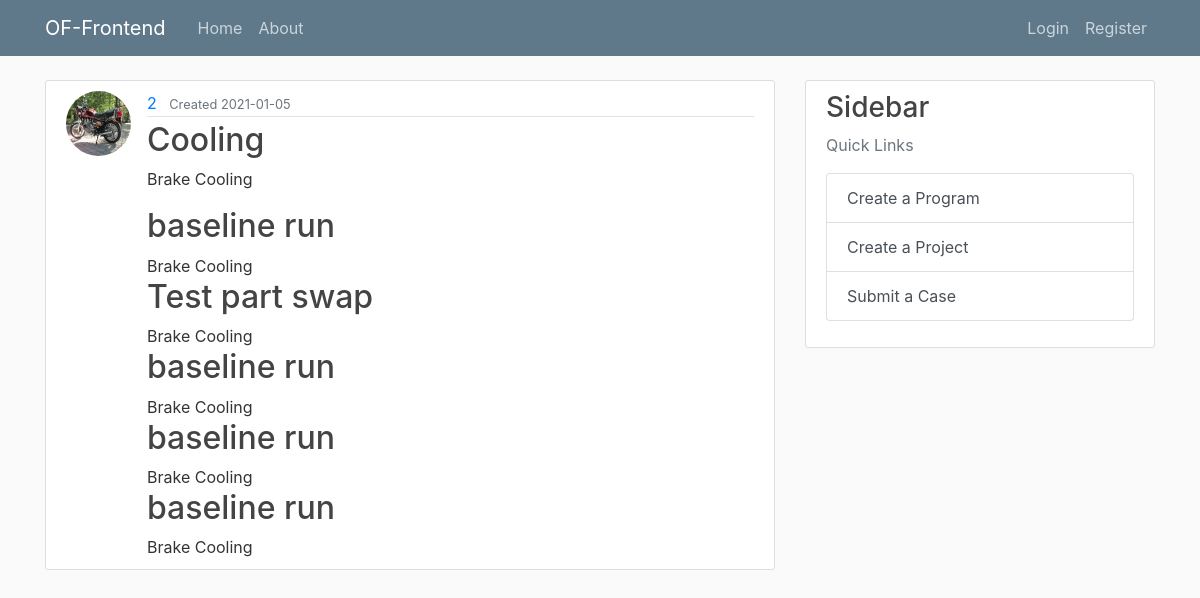
/project/1/, run on the app's committed database.
### flask_website/models.py (models this page shows, shortened)
class User(db.Model, UserMixin):
    __tablename__ = "user"
    id = db.Column(db.Integer, primary_key=True)
    username = db.Column(db.String(20), unique=True, nullable=False)
    email = db.Column(db.String(120), unique=True, nullable=False)
    image_file = db.Column(db.String(20), default="default.jpg")
    password = db.Column(db.String(60), nullable=False)
    creator_program = db.relationship("Program", backref="creator_program", lazy=True)
    creator_project = db.relationship("Project", backref="creator_project", lazy=True)

class Project(db.Model):
    __tablename__ = "project"
    id = db.Column(db.Integer, primary_key=True)
    name = db.Column(db.String(20), unique=True, nullable=False)
    description = db.Column(db.Text, unique=False, nullable=False)
    created_date = db.Column(
        db.DateTime, nullable=False, default=datetime.utcnow
    )  # auto
    created_by = db.Column(db.Integer, db.ForeignKey("user.id"), nullable=False)
    program_id = db.Column(db.Integer, db.ForeignKey("program.id"), nullable=False)
    program = db.relationship("Program", back_populates="project")
    case = db.relationship("Case", back_populates="project")  # forward

class Case(db.Model):
    __tablename__ = "case"
    id = db.Column(db.Integer, primary_key=True)
    name = db.Column(db.String(20), unique=False, nullable=False)
    description = db.Column(db.Text, unique=False, nullable=False)
    created_date = db.Column(db.DateTime, nullable=False, default=datetime.utcnow)
    created_by = db.Column(db.Integer, db.ForeignKey("user.id"), nullable=False)
    project_id = db.Column(db.Integer, db.ForeignKey("project.id"), nullable=False)
    model_id = db.Column(db.Integer, db.ForeignKey("model.id"), nullable=False)
    baseline_id = db.Column(db.Integer, ForeignKey("model.id"))
    ridemap_id = db.Column(db.Integer, db.ForeignKey("ridemap.id"), nullable=False)
    project = db.relationship("Project", back_populates="case")
    geometry_id = db.Column(db.Integer, ForeignKey("geomconfig.id"))

### flask_website/routes.py (the view)
@login_required
@app.route("/project/<int:project_id>/")
def project(project_id):
    project = Project.query.get_or_404(project_id)
    program = Program.query.get_or_404(project.program_id)
    cases = project.case
    return render_template(
        "project.html",
        title=program.name,
        program=program,
        project=project,
        cases=cases,
    )

### flask_website/templates/project.html
{% extends "layout.html" %}
{% block content %}
<article class="media content-section">
  <img class="rounded-circle article-img" ,
    src="{{ url_for('static',filename = 'profile_pics/' + program.creator_program.image_file) }}">
  <div class="media-body">
    <div class="article-metadata">
      <a class="mr-2" href="#">{{ project.created_by}}</a>
      <small class="text-muted"> Created {{ project.created_date.strftime('%Y-%m-%d') }}</small>
    </div>
    <h2 class="article-title">{{ project.name }}</h2>
    <p class="article-content">{{ project.description }}</p>
    {% for case in cases %}
    <div class="media-body">
      <h2><a class="article-title"
          href="{{ url_for('case', program_id = program.id, project_id = project.id, case_id = case.id) }}">{{
          case.name }}</a></h2>
      <div class="article-text">{{ project.description }} </div>
    </div>
    {% endfor %}
  </div>
</article>
{% endblock content %}

### flask_website/static/main.css (style rules this page uses)
body { background: #fafafa; color: #333333; margin-top: 5rem; }
h1, h2, h3, h4, h5, h6 { color: #444444; }
.content-section { background: #ffffff; padding: 10px 20px; border: 1px solid #dddddd; border-radius: 3px; margin-bottom: 20px; }
.article-title { color: #444444; }
.article-content { white-space: pre-line; }
.article-img { height: 65px; width: 65px; margin-right: 16px; }
.article-metadata { padding-bottom: 1px; margin-bottom: 4px; border-bottom: 1px solid #e3e3e3 }

### data on the page
User: image_file (placeholder picture)
Project: created_by "2", created_date "2021-01-05", name "Cooling", description "Brake Cooling"
Case: name "baseline run"
Case: name "Test part swap"
Case: name "baseline run"
Case: name "baseline run"
Case: name "baseline run"
